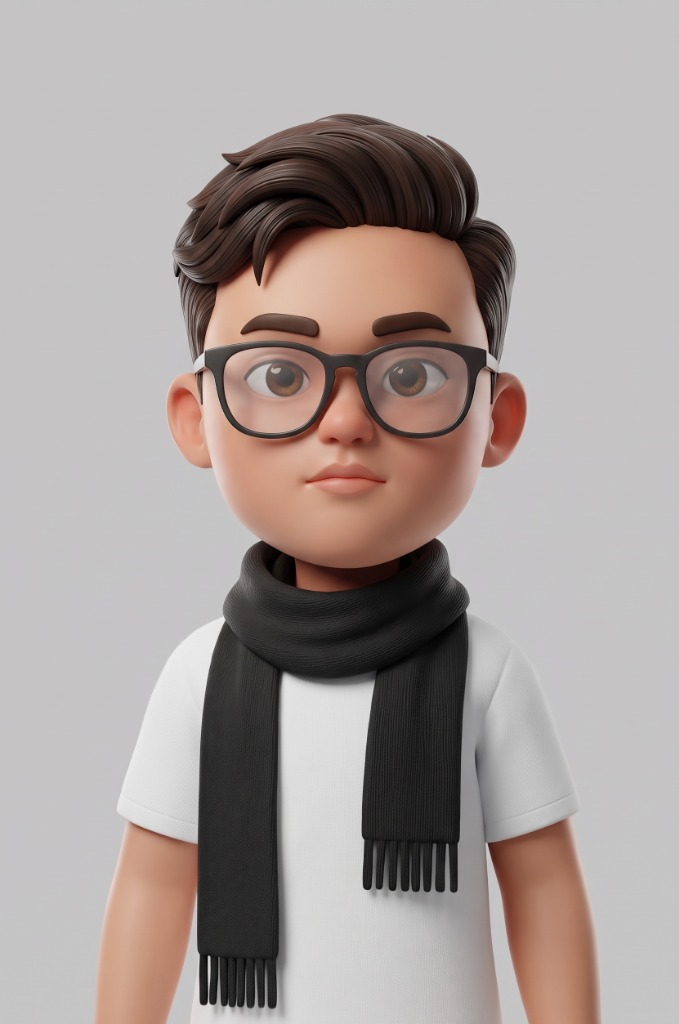
#> input picture src/assets/randi.jpg, 679 x 1024 px
$ python remove_bg_floodfill.py
#> lines starting #> are read from the running program, lines starting #| are printed output that depends on the picture
from PIL import Image, ImageDraw

def flood_fill_transparent(input_path, output_path, tolerance=15):
    # Open image and convert to RGBA
#> called with input_path = 'src/assets/randi.jpg', output_path = 'src/assets/randi-nobg2.png', tolerance = 15
    img = Image.open(input_path).convert("RGBA")

    # We will flood fill from the 4 corners
    corners = [(0, 0), (img.width - 1, 0), (0, img.height - 1), (img.width - 1, img.height - 1)]

    # Target color to replace (get from top-left pixel)
    target_color = img.getpixel((0, 0))
#> target_color = (197, 195, 196, 255)

    # Replacement color (transparent)
    replace_color = (0, 0, 0, 0)

    # We implement a custom flood fill because ImageDraw.floodfill doesn't work well with transparency directly
    # doing it manually with a queue
    pixels = img.load()

    def color_distance(c1, c2):
        return sum(abs(a - b) for a, b in zip(c1[:3], c2[:3]))

    visited = set()
    queue = corners.copy()

    while queue:
        x, y = queue.pop(0)

        if (x, y) in visited:
            continue

        visited.add((x, y))

        if x < 0 or x >= img.width or y < 0 or y >= img.height:
            continue

        current_color = pixels[x, y]

        if color_distance(current_color, target_color) <= tolerance:
            pixels[x, y] = replace_color
            queue.append((x + 1, y))
            queue.append((x - 1, y))
            queue.append((x, y + 1))
            queue.append((x, y - 1))
#> this loop made 1508344 passes
#> current_color on passes 1 to 3: (197, 195, 196, 255), (195, 195, 195, 255), (197, 197, 197, 255)
#> after the loop, queue = []; visited = 382683 items

    img.save(output_path, "PNG")
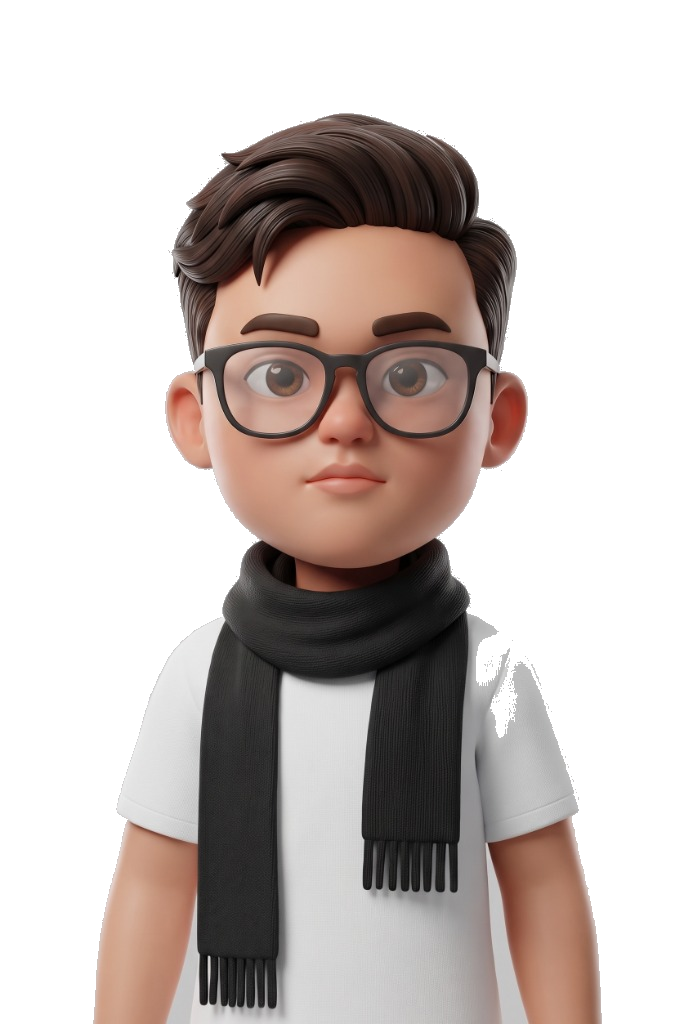
#> saved as randi-nobg2.png: PIL image 679x1024 RGBA; mean R, G, B, A 61.4, 52.4, 49.1, 116.7; transparent parts drawn white
    print(f"Saved transparent image to {output_path}")

try:
    flood_fill_transparent("src/assets/randi.jpg", "src/assets/randi-nobg2.png")
except Exception as e:
    print("Error:", e)
